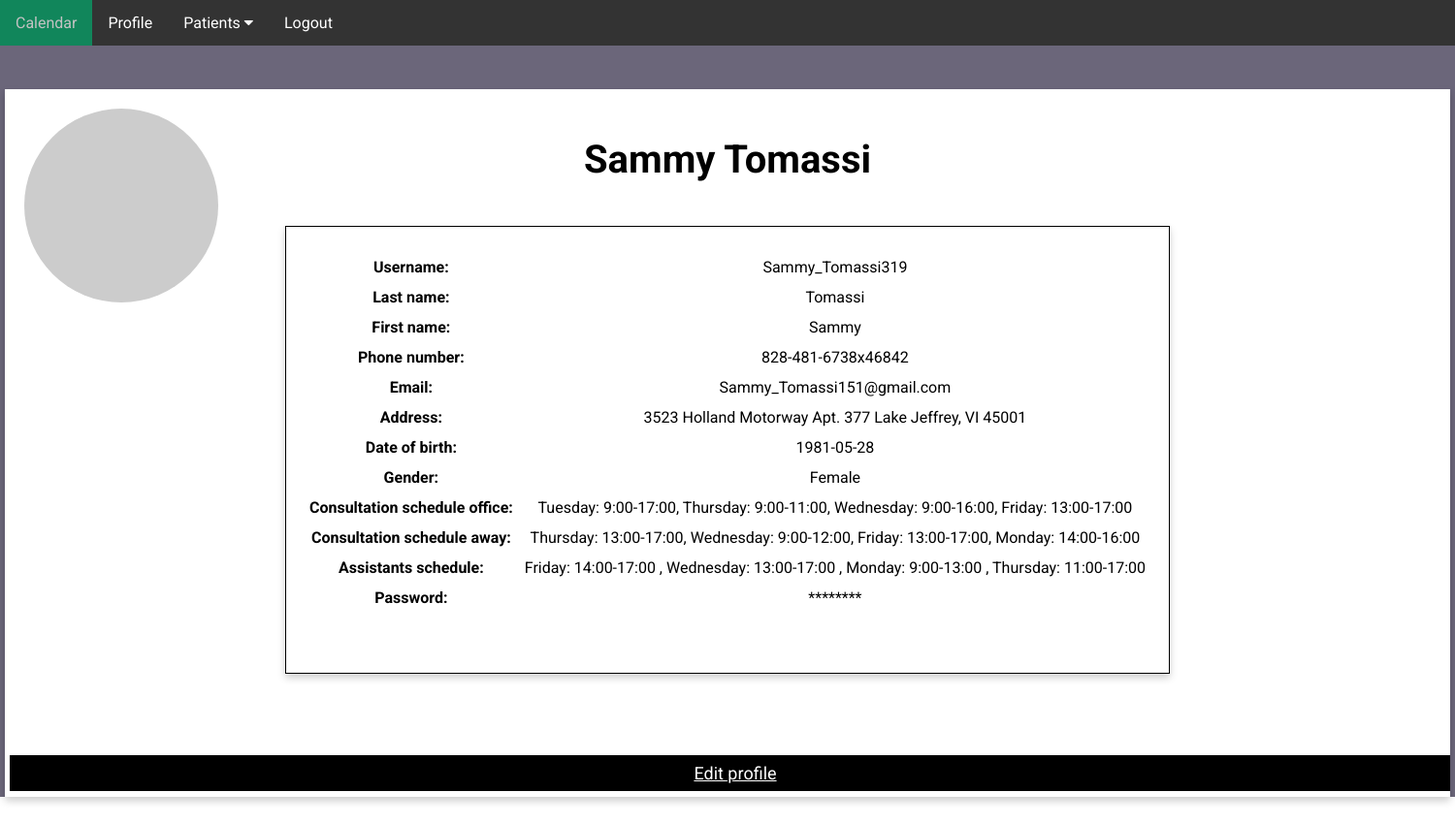
The app's page /medic-profil (signed in) with its own data.
### app/domain/entities.py (models this page shows, shortened)
class Doctor(UserMixin, db.Model):
    id = db.Column(db.Integer, primary_key=True)
    username = db.Column(db.String(64), index=True, unique=True, nullable=False)
    first_name = db.Column(db.String(64), index=True, nullable=False)
    last_name = db.Column(db.String(64), index=True, nullable=False)
    phone_number = db.Column(db.Integer, index=True, unique=True, nullable=False)
    email = db.Column(db.String(128), index=True, unique=True, nullable=False)
    address = db.Column(db.String(256), index=True, nullable=False)
    birth_date = db.Column(db.String(128), index=True, nullable=False)
    gender = db.Column(db.String(8), index=True, nullable=False)
    consultation_schedule_office = db.Column(db.String(128), index=True, nullable=False)
    consultation_schedule_away = db.Column(db.String(128), index=True, nullable=False)
    assistants_schedule = db.Column(db.String(128), index=True)
    password_hash = db.Column(db.String(256), index=True, unique=False)
    patients = db.relationship('Patient', backref='doctor', lazy='dynamic')
    consultations = db.relationship('Consultation', backref='doctor', lazy='dynamic')
    def avatar(self, size):
        digest = md5(self.email.lower().encode('utf-8')).hexdigest()
        return 'https://www.gravatar.com/avatar/{}?d=identicon&s={}'.format(
            digest, size)

### app/ui/ui.py (the view)
    @staticmethod
    @app.route('/medic-profil')
    def medic_profil():
        doctor = service.get_doctor_by_id(service.session['doctor'])
        if "doctor" not in service.session:
            return redirect(url_for('home'))
        return render_template('medic-profil.html', doctor=doctor)

### app/domain/entities.py (called while the page is built)
@login_manager.user_loader
def load_user(id):
    return Doctor.query.get(int(id))

### app/repository/database.py (called while the page is built)
    def find_doctor_by_id(self, doctor_id):
        doctor = self.db.session.get(Doctor, doctor_id)
        if doctor is None:
            raise ValueError("Doctor not found")
        return doctor

### app/service/service.py (called while the page is built)
    def get_doctor_by_id(self, doctor_id):
        return self.db.find_doctor_by_id(doctor_id)

### app/templates/medic-profil.html (shortened to what this page needs)
<!DOCTYPE html>
<html lang="en">
<head>
    <link rel="stylesheet" href="../static/main-style.css">
    <link rel="stylesheet" href="https://cdnjs.cloudflare.com/ajax/libs/font-awesome/4.7.0/css/font-awesome.min.css">
</head>
<body>
    <section class="header">
            <div class="navbar">
                <a href="/medic-home">Calendar</a>
                <a href="/medic-profil">Profile</a>
                <div class="dropdown">
                    <button class="dropbtn">Patients
                        <i class="fa fa-caret-down"></i>
                    </button>
                </div>
                <a href="{{ url_for('logout') }}">Logout</a>
            </div>
            <div class="main-box">
                  <img src="{{ doctor.avatar(128) }}" class="profile-img" alt="{{ doctor.username }}">
                  <h1 class="name">{{doctor.first_name}} {{doctor.last_name}}</h1>
                  <div class="profile-box">
                    <table class="medic-table">
                        <tr>
                            <th>Username:</th>
                            <td>{{doctor.username}}</td>
                        </tr>
                        <tr>
                            <th>Last name:</th>
                            <td>{{doctor.last_name}}</td>
                        </tr>
                        <tr>
                            <th>First name:</th>
                            <td>{{doctor.first_name}}</td>
                        </tr>
                        <tr>
                            <th>Phone number:</th>
                            <td>{{doctor.phone_number}}</td>
                        </tr>
                        <tr>
                            <th>Email:</th>
                            <td>{{doctor.email}}</td>
                        </tr>
                        <tr>
                            <th>Address:</th>
                            <td>{{doctor.address}}</td>
                        </tr>
                        <tr>
                            <th>Date of birth:</th>
                            <td>{{doctor.birth_date}}</td>
                        </tr>
                        <tr>
                            <th>Gender:</th>
                            <td>{{doctor.gender}}</td>
                        </tr>
                        <tr>
                            <th>Consultation schedule office:</th>
                            <td>{{doctor.consultation_schedule_office}}</td>
                        </tr>
                        <tr>
                            <th>Consultation schedule away:</th>
                            <td>{{doctor.consultation_schedule_away}}</td>
                        </tr>
                        <tr>
                            <th>Assistants schedule:</th>
                            <td>{{doctor.assistants_schedule}}</td>
                        </tr>
                        <tr>
                            <th>Password:</th>
                            <td>********</td>
                        </tr>
                    </table>
                  </div>
                  <p><a href="/edit-medic" class="contact-btn">Edit profile</a></p>
            </div>
    </section>
</body>
</html>

### app/static/main-style.css (style rules this page uses)
* { margin: 0; padding: 0; font-family: 'Roboto', sans-serif; }
.header { min-height: 100vh; width: 100%; background-color:#6b667a; background-position: center; background-size: cover; position: relative; }
.navbar { overflow: hidden; background-color: #333; font-family: Arial; }
.navbar a { left: 80px; float: left; font-size: 16px; color: white; text-align: center; padding: 14px 16px; text-decoration: none; }
.dropdown { float: left; overflow: hidden; }
.dropdown .dropbtn { font-size: 16px; border: none; outline: none; color: white; padding: 14px 16px; background-color: inherit; font-family: inherit; margin: 0; }
.main-box { box-shadow: 0 4px 8px 0 rgba(0, 0, 0, 0.2); width: 1480px; height: 720px; position: relative; margin: 3% auto; background: #fff; padding: 5px; overflow: hidden; text-align: center; }
.name { margin: 3% auto; font-size: 40px; }
.contact-btn { position: relative; top: 40px; border: none; outline: 0; display: inline-block; padding: 8px; color: white; background-color: #000; text-align: center; cursor: pointer; width: 100%; font-size: 18px; }
.profile-img { width: 200px; position: absolute; top: 20px; left: 20px; border-radius: 50%; }
.profile-box { width: 900px; height: 450px; border: 1px solid #000; box-shadow: 0 4px 8px 0 rgba(0, 0, 0, 0.2); position: relative; margin: 3% auto; background: #fff; padding: 5px; overflow: hidden; text-align: center; }
.medic-table, th, td { margin: 15px auto; padding: 5px; }

### records on screen
Doctor: first_name "Sammy", last_name "Tomassi", username "Sammy_Tomassi319", phone_number "828-481-6738x46842", email "Sammy_Tomassi151@gmail.com", address "3523 Holland Motorway Apt. 377 Lake Jeffrey, VI 45001", birth_date "1981-05-28", gender "Female", consultation_schedule_office "Tuesday: 9:00-17:00, Thursday: 9:00-11:00, Wednesday: 9:00-16:00, Friday: 13:00-17:00", consultation_schedule_away "Thursday: 13:00-17:00, Wednesday: 9:00-12:00, Friday: 13:00-17:00, Monday: 14:00-16:00", assistants_schedule "Friday: 14:00-17:00 , Wednesday: 13:00-17:00 , Monday: 9:00-13:00 , Thursday: 11:00-17:00"
